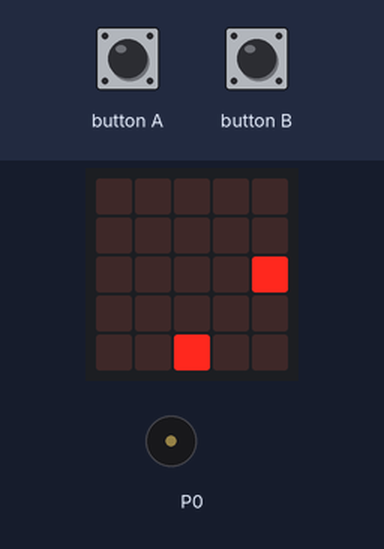
A program run on a simulated BBC micro:bit (MakeCode). On the bench: the board's 5×5 LED display, buzzer (waves = sounding). The inputs (shaded band) are chosen by the test bench. Random numbers come from a fixed seed; the short countdown, score and lost-life animations are approximate; the run ends where the board's game-over animation would start. At 8.8 s the program stops and its outputs stay as they are.

Above: at 1.6 s.
1.7 s: button A pressed for 0.15 s
At 2.21 s:
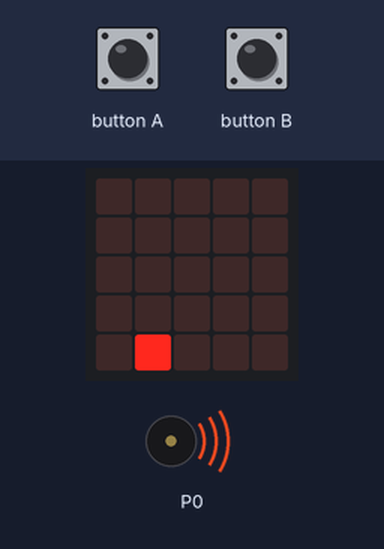
2.4 s: button B pressed for 0.15 s
At 2.72 s:
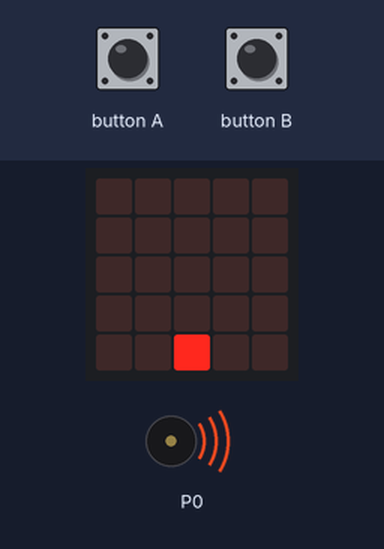
3.1 s: button A pressed for 0.15 s
At 3.63 s:
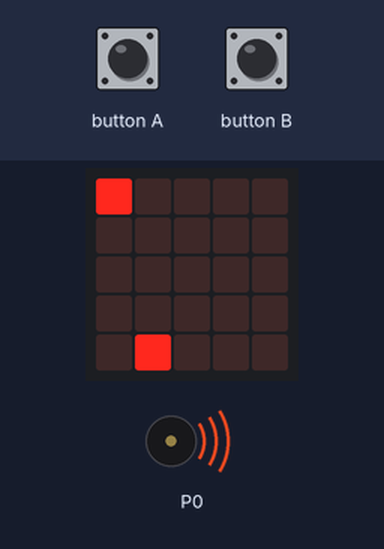
3.8 s: button B pressed for 0.15 s
At 4.23 s:
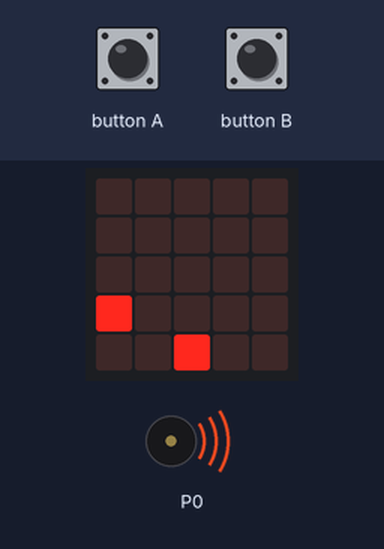
4.5 s: button B pressed for 0.15 s
At 9.4 s:
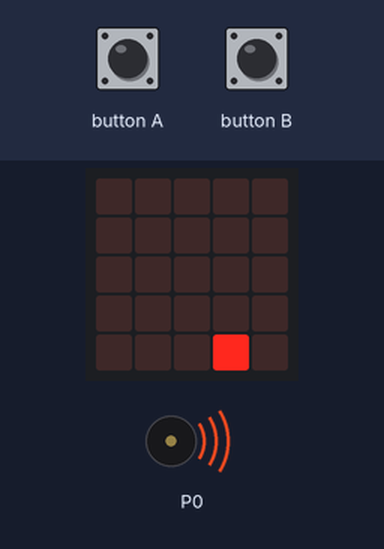
Timing chart, 0 to 10.3 s (numbered marks = the images above; inputs shaded):
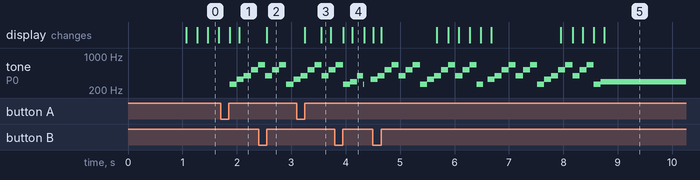

Measured:
- after the input at 2.4 s, the display: changes after 0.15 s (image 2)
- by itself, tone on P0: plays 392 Hz for 0.13 s, 523 Hz for 0.13 s, 659 Hz for 0.13 s, 392 Hz for 0.13 s, 523 Hz for 0.13 s, 659 Hz for 0.13 s … (32 notes in this stretch)

The program:

main.ts
```typescript
input.onButtonPressed(Button.A, function () {
    puntua.move(-1)
})
input.onButtonPressed(Button.B, function () {
    puntua.move(1)
})
let meteorito: game.LedSprite = null
let puntua: game.LedSprite = null
puntua = game.createSprite(2, 4)
music.setVolume(127)
basic.forever(function () {
    basic.pause(randint(1000, 1500))
    meteorito = game.createSprite(randint(0, 4), 0)
    for (let index = 0; index < 4; index++) {
        basic.pause(200)
        meteorito.change(LedSpriteProperty.Y, 1)
    }
    if (meteorito.isTouching(puntua)) {
        game.gameOver()
        music.startMelody(music.builtInMelody(Melodies.Funk), MelodyOptions.Once)
    } else {
        meteorito.delete()
        game.addScore(1)
        music.startMelody(music.builtInMelody(Melodies.Prelude), MelodyOptions.Once)
    }
    basic.pause(200)
})
```

test.ts
```typescript
// aquí va el archivo "tests"; esto no se compilará cuando este paquete se utilice como una extensión.
```
